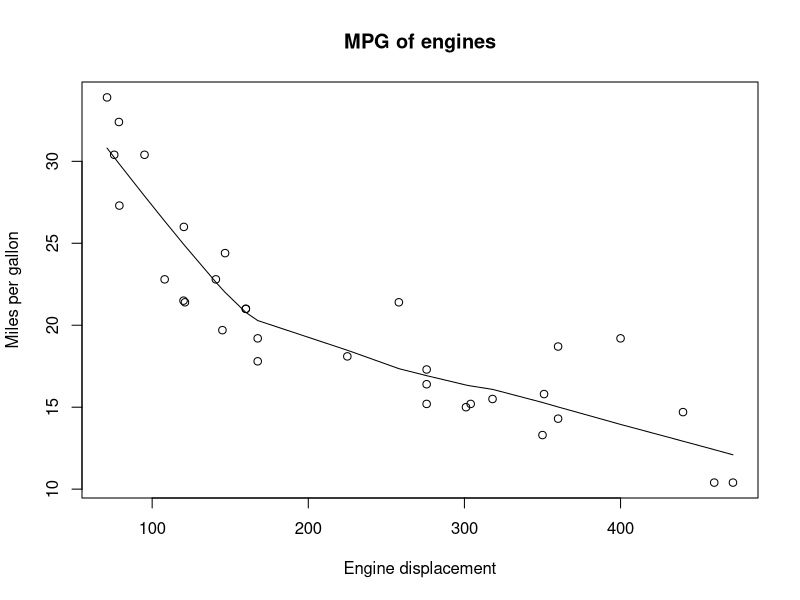

Generate this figure with R:
postscript("EngineMPG.ps",width=7,height=5)
plot(mtcars$disp, mtcars$mpg, xlab="Engine displacement", ylab="Miles per gallon", main="MPG of engines")
fit.engines <- lowess(mtcars$disp, mtcars$mpg)
lines(fit.engines)
dev.off()
